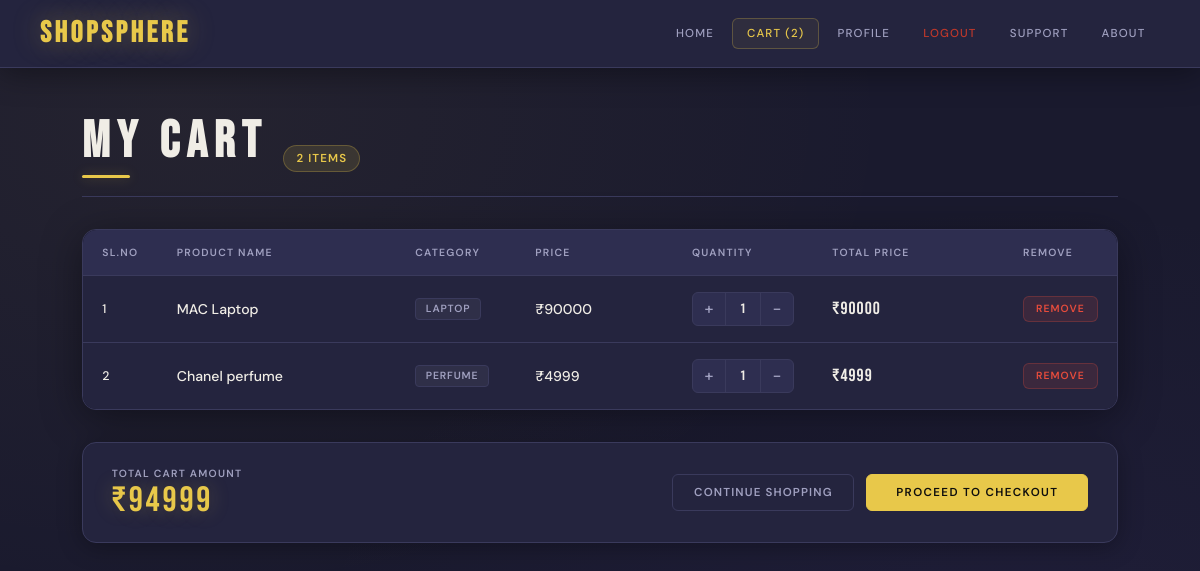
Page /cart/ (signed in) on the committed database.
### base/models.py (models this page shows)
class CartModel(models.Model):
    pname = models.CharField(max_length=100)
    price = models.IntegerField()
    pcategory = models.CharField(max_length=100)
    quantity = models.IntegerField()
    totalprice = models.IntegerField()
    host = models.ForeignKey(User,on_delete=models.CASCADE)

### base/views.py (the view)
# urls.py: path('cart/',cart,name='cart'),
def cart(request):
    cartproducts_count = CartModel.objects.filter(host = request.user).count()
    TA = 0
    cartproducts = CartModel.objects.filter(host = request.user)
    for i in cartproducts:
        TA+=i.totalprice
    return render(request,'cart.html',{'cartproducts':cartproducts,'TA': TA,'cartproduct_count':cartproducts_count})

### base/templates/cart.html
{% extends 'main.html' %}
{% load static %}
{% block style %}
<link rel="stylesheet" href="{% static 'cart.css' %}">
{% endblock %}
{% block content %}
<div class="cart-wrapper">
  <div class="cart-header">
    <h1 class="cart-title">MY CART</h1>
    <span class="cart-count">{{ cartproducts|length }} item{{ cartproducts|length|pluralize }}</span>
  </div>
  <div class="cart-table-wrap">
    <table class="cart-table">
      <thead>
        <tr>
          <th>Sl.No</th>
          <th>Product Name</th>
          <th>Category</th>
          <th>Price</th>
          <th>Quantity</th>
          <th>Total Price</th>
          <th>Remove</th>
        </tr>
      </thead>
      <tbody>
        {% for i in cartproducts %}
        <tr class="cart-row">
          <td class="td-sl">{{ forloop.counter }}</td>
          <td class="td-name">{{ i.pname }}</td>
          <td class="td-category">
            <span class="category-badge">{{ i.pcategory }}</span>
          </td>
          <td class="td-price">₹{{ i.price }}</td>
          <td class="td-quantity">
            <div class="quantity-control">
              <a href="{% url 'increment' i.id %}" class="qty-btn qty-inc">+</a>
              <span class="qty-value">{{ i.quantity }}</span>
              <a href="{% url 'decrement' i.id %}" class="qty-btn qty-dec">−</a>
            </div>
          </td>
          <td class="td-total">₹{{ i.totalprice }}</td>
          <td class="td-remove">
            <a href="{% url 'remove' i.id %}" class="btn-remove">REMOVE</a>
          </td>
        </tr>
        {% endfor %}
      </tbody>
    </table>
  </div>
  <div class="cart-footer">
    <div class="cart-total-wrap">
      <span class="cart-total-label">TOTAL CART AMOUNT</span>
      <span class="cart-total-amount">₹{{ TA }}</span>
    </div>
    <div class="cart-footer-actions">
      <a href="{% url 'home' %}" class="btn-continue">CONTINUE SHOPPING</a>
      <button class="btn-checkout">PROCEED TO CHECKOUT</button>
    </div>
  </div>
</div>
{% endblock %}

### static/css/style.css (style rules this page uses)
:root { --bg: #0d0d0d; --surface: #161616; --border: #2a2a2a; --accent: #e8c84a; --accent-dim: rgba(232, 200, 74, 0.12); --text: #f0ede6; --text-muted: #888; --radius: 6px; --transition: 0.22s cubic-bezier(0.4, 0, 0.2, 1); }
* { margin: 0; padding: 0; box-sizing: border-box; }
body { background: var(--bg); font-family: 'DM Sans', sans-serif; }

### rows in the picture
CartModel: pname "MAC Laptop", pcategory "LAPTOP", price "90000", quantity "1", totalprice "90000"
CartModel: pname "Chanel perfume", pcategory "PERFUME", price "4999", quantity "1", totalprice "4999"

### other values in the picture
{{ cartproduct_count }} "2"
{{ cartproducts|length }} "2"
{{ TA }} "94999"
